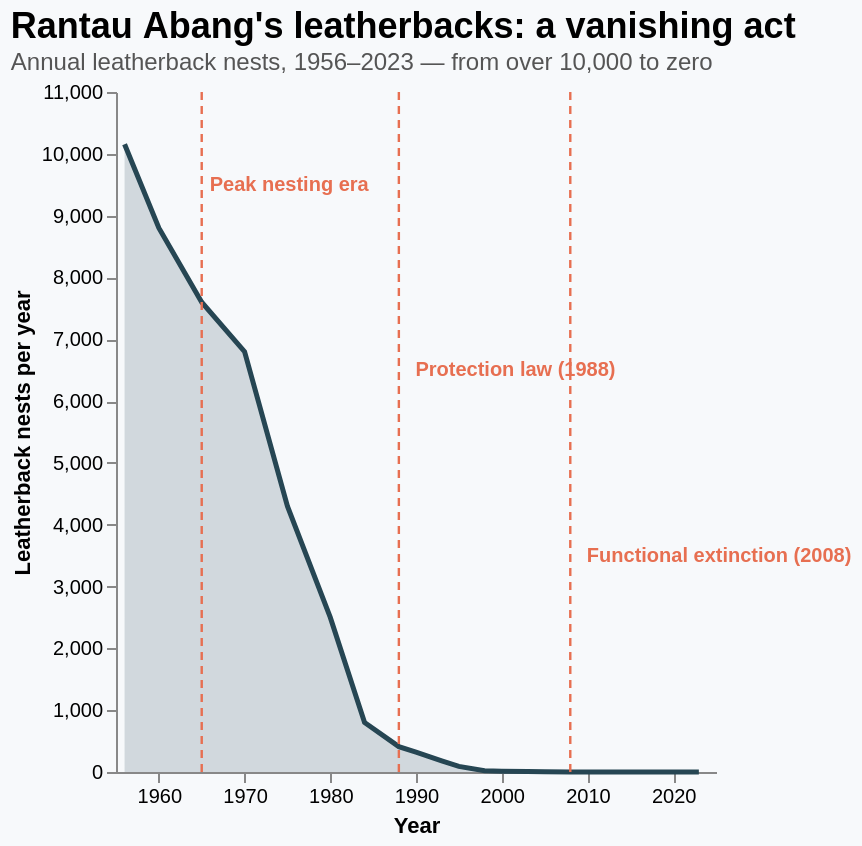

Specify this chart in Vega-Lite:
### Vega-Lite specification from a JSON file in a GitHub repository (floating-point values rounded to 4 significant figures)
{"$schema": "https://vega.github.io/schema/vega-lite/v5.json", "title": {"text": "Rantau Abang's leatherbacks: a vanishing act", "subtitle": "Annual leatherback nests, 1956–2023 — from over 10,000 to zero", "fontSize": 18, "subtitleFontSize": 12, "anchor": "start", "subtitleColor": "#555"}, "width": "container", "height": 340, "background": "#f7f9fb", "config": {"view": {"stroke": null}, "axis": {"grid": false}}, "layer": [{"data": {"values": [{"year": 1956, "nests": 10155}, {"year": 1960, "nests": 8800}, {"year": 1965, "nests": 7600}, {"year": 1970, "nests": 6800}, {"year": 1975, "nests": 4300}, {"year": 1980, "nests": 2500}, {"year": 1984, "nests": 800}, {"year": 1988, "nests": 410}, {"year": 1990, "nests": 320}, {"year": 1993, "nests": 180}, {"year": 1995, "nests": 90}, {"year": 1998, "nests": 22}, {"year": 2000, "nests": 13}, {"year": 2003, "nests": 7}, {"year": 2005, "nests": 4}, {"year": 2008, "nests": 2}, {"year": 2010, "nests": 1}, {"year": 2013, "nests": 1}, {"year": 2015, "nests": 0}, {"year": 2018, "nests": 0}, {"year": 2020, "nests": 1}, {"year": 2023, "nests": 0}]}, "mark": {"type": "area", "color": "#264653", "opacity": 0.18, "line": {"color": "#264653", "strokeWidth": 2.5}}, "encoding": {"x": {"field": "year", "type": "quantitative", "axis": {"title": "Year", "format": "d", "tickCount": 8}, "scale": {"domain": [1955, 2024]}}, "y": {"field": "nests", "type": "quantitative", "axis": {"title": "Leatherback nests per year"}}, "tooltip": [{"field": "year", "title": "Year"}, {"field": "nests", "title": "Nests", "format": ","}]}}, {"data": {"values": [{"year": 1988, "label": "1988: Turtle protection law passed"}, {"year": 2008, "label": "2008: Last confirmed leatherback nest"}, {"year": 1965, "label": "1965 peak: still ~7,600 nests"}]}, "mark": {"type": "rule", "color": "#e76f51", "strokeDash": [4, 3], "strokeWidth": 1.2}, "encoding": {"x": {"field": "year", "type": "quantitative"}}}, {"data": {"values": [{"year": 1965, "y": 9500, "label": "Peak nesting era"}, {"year": 1989, "y": 6500, "label": "Protection law (1988)"}, {"year": 2009, "y": 3500, "label": "Functional extinction (2008)"}]}, "mark": {"type": "text", "fontSize": 10, "fontWeight": "bold", "color": "#e76f51", "align": "left", "dx": 4}, "encoding": {"x": {"field": "year", "type": "quantitative"}, "y": {"field": "y", "type": "quantitative"}, "text": {"field": "label"}}}]}
